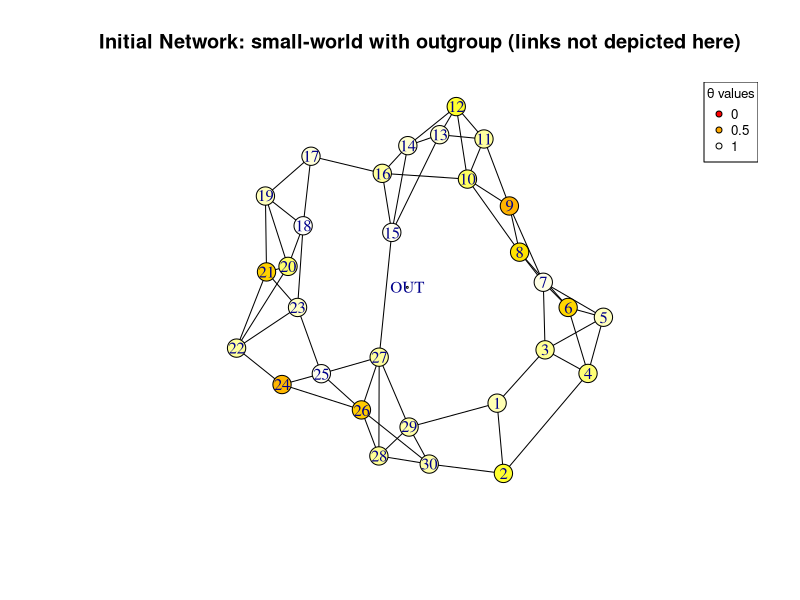
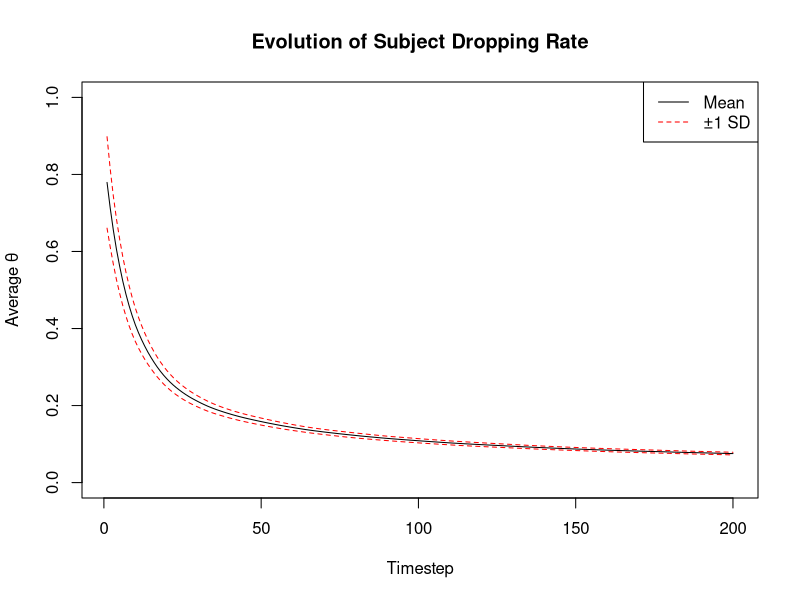
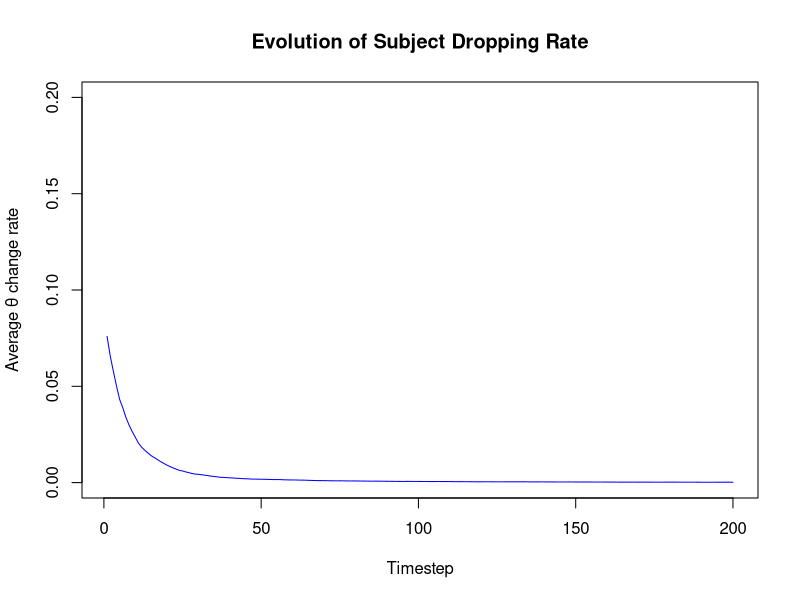
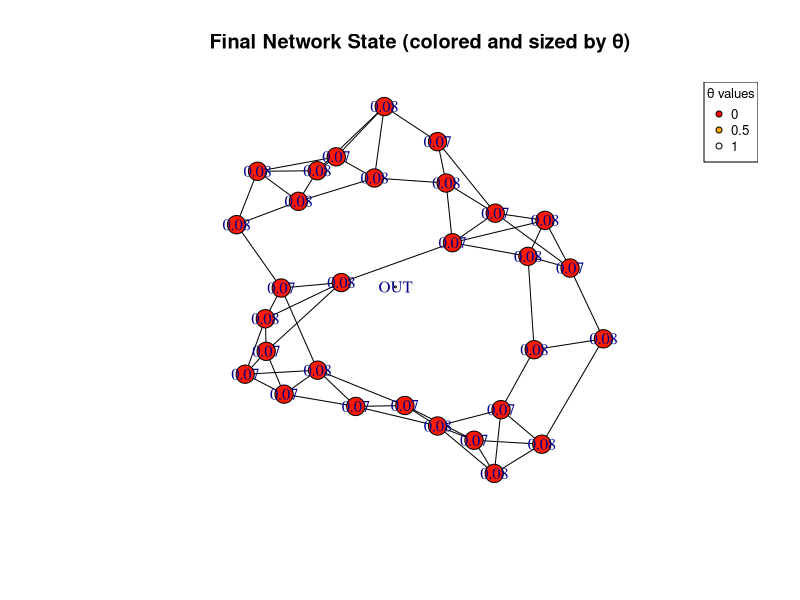
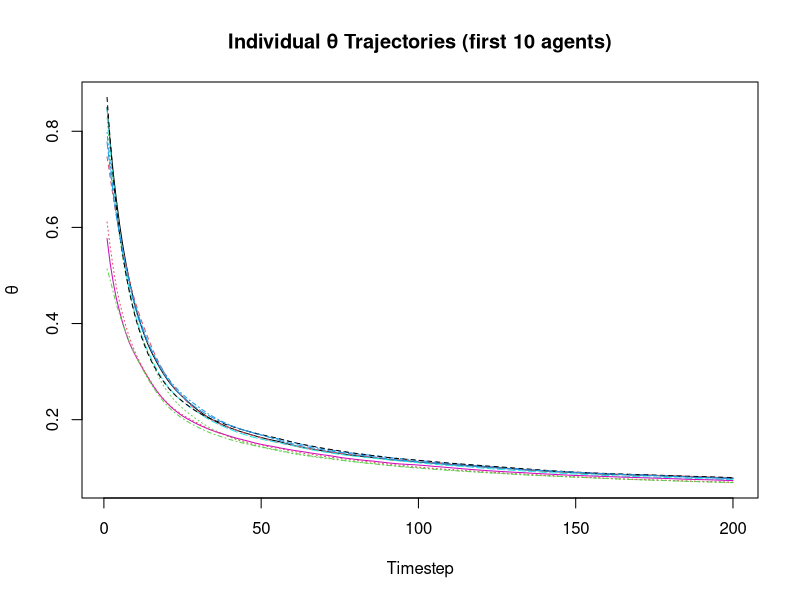

The R source for these figures, in order:
# Packages
library(igraph)

# === PARAMETERS ===
N <- 30  # number of agents
t_max <- 200  # number of timesteps
network_type <- "small-world"  # options: "random", "small-world", "regular", "fully-connected", "data-based"
p_link <- 0.04  # probability of connection (for random/small-world)
include_outgroup <- TRUE  # include outgroup connections
agent_turnover <- FALSE  # implement agent turnover over time
base_interaction_rate <- 5  # average interactions per timestep when weight = 1.0

# === INITIALIZATION ===
set.seed(65328)  # for reproducibility

## Initialize agents with linguistic variables
agent <- data.frame(
  id = 1:N,
  generation = sample(1:3, N, replace = TRUE, prob = c(0.8, 0.15, 0.05)), # 1=1st gen, 2=2nd gen, 3=3rd gen
  init_exp_greek = pmax(0, pmin(1, rnorm(N, mean = 0.4, sd = 0.2))), # exposure to Greek, Gaussian
  init_exp_french = pmax(0, pmin(1, rnorm(N, mean = 0.6, sd = 0.2))), # exposure to French, slightly higher mean of Gaussian
  theta_0 = rep(NA, N),  # initial prior (subject dropping probability)
  theta = rep(NA, N),    # current theta
  n = rep(0, N),         # total interactions
  k = rep(0, N),         # subject drops observed
  v = rep(0, N),          # velocity of change (Δθ/Δt)
  # Dynamic effect modifiers
  generation_learning_modifier = rep(NA, N),    # how generation affects learning
  greek_learning_modifier = rep(NA, N),         # how Greek exposure affects learning
  french_learning_modifier = rep(NA, N),        # how French exposure affects learning
  total_learning_modifier = rep(NA, N)          # combined learning rate modifier
)

## Set initial theta based on generation and Greek exposure
# 1st gen: higher theta (more dropping), 2nd gen: lower, 3rd gen: almost none
gen_effect <- c(0.7, 0.3, 0.1)  # base theta by generation
#Set prior distribution cases
p <- seq(0, 1, by = 0.001)
alpha1 <- 100
beta1 <- 1
prior1 <- dbeta(p, alpha1, beta1)
# Set each agent's theta
for(i in 1:N) {
  # Everyone starts with the same prior distribution
  agent$theta_0[i] <- rbeta(1, alpha1, beta1)
}

## Apply generation effects as post-initialization adjustments
generation_effects <- function(agent_df) {
  # Define how each generation differs in their linguistic behavior
  gen_theta_adjustment <- c(0.0, -0.3, -0.4)    # 1st gen: baseline, newer generations are more affected by French as the language of their childhood environment
  gen_learning_modifier <- c(0.9, 1.1, 1.2)    # 1st gen: slower learning, 3rd gen: faster learning
  
  for(i in 1:nrow(agent_df)) {
    gen <- agent_df$generation[i]
    
    # Adjust initial theta based on generation
    agent_df$theta_0[i] <- pmax(0, pmin(1, agent_df$theta_0[i] + gen_theta_adjustment[gen]))
    
    # Set generation-based learning modifier
    agent_df$generation_learning_modifier[i] <- gen_learning_modifier[gen]
  }
  
  return(agent_df)
}

## Apply Greek exposure effects
greek_exposure_effects <- function(agent_df) {
  for(i in 1:nrow(agent_df)) {
    greek_exp <- agent_df$init_exp_greek[i]
    
    # Greek exposure increases initial theta (more subject dropping)
    greek_theta_effect <- (greek_exp - 0.5) * 0.3  # centered at 0.5, scaled by 0.3
    agent_df$theta_0[i] <- pmax(0, pmin(1, agent_df$theta_0[i] + greek_theta_effect))
    
    # Greek exposure affects learning rate (higher exposure = more sensitive to Greek-like patterns)
    # This could make agents more likely to adopt dropping behavior they observe
    agent_df$greek_learning_modifier[i] <- 1 + (greek_exp * 0.5)  # 1.0 to 1.5 range
  }
  
  return(agent_df)
}

## Apply French exposure effects
french_exposure_effects <- function(agent_df) {
  for(i in 1:nrow(agent_df)) {
    french_exp <- agent_df$init_exp_french[i]
    
    # French exposure decreases initial theta (less subject dropping)
    french_theta_effect <- (french_exp - 0.5) * -0.2  # negative effect, scaled by 0.2
    agent_df$theta_0[i] <- pmax(0, pmin(1, agent_df$theta_0[i] + french_theta_effect))
    
    # French exposure makes agents more resistant to adopting dropping behavior
    # (lower learning rate for pro-dropping evidence)
    agent_df$french_learning_modifier[i] <- 1 - (french_exp * 0.3)  # 0.7 to 1.0 range
  }
  
  return(agent_df)
}

## Apply all effects in sequence
agent <- generation_effects(agent)
agent <- greek_exposure_effects(agent)
agent <- french_exposure_effects(agent)

## Calculate total learning modifier (combination of all effects)
for(i in 1:N) {
  agent$total_learning_modifier[i] <- agent$generation_learning_modifier[i] * 
    agent$greek_learning_modifier[i] * 
    agent$french_learning_modifier[i]
}

## Set current theta to initial theta
agent$theta <- agent$theta_0

## Initialize n(0) and k(0) based on theta(0)
initial_interactions <- 10
for(i in 1:N) {
  agent$n[i] <- initial_interactions
  agent$k[i] <- rbinom(1, initial_interactions, agent$theta[i])
}

# === NETWORK GENERATION ===
generate_network <- function(N, type, p_link = 0.04, include_outgroup = TRUE) {
  if(type == "random") {
    g <- sample_gnp(N, p_link, directed = FALSE)
  } else if(type == "small-world") {
    nei <- max(2, round(N * p_link / 2))  # ensure at least 2 neighbors
    g <- sample_smallworld(1, N, nei, p_link)
  } else if(type == "regular") {
    nei <- max(2, round(N * p_link))
    if(nei %% 2 == 1) nei <- nei - 1  # make even for regular graph
    g <- make_lattice(dimvector = N, periodic = TRUE, directed = FALSE)
  } else if(type == "fully-connected") {
    g <- make_full_graph(N, directed = FALSE)
  } else {
    # Default to small-world
    nei <- max(2, round(N * p_link / 2))
    g <- sample_smallworld(1, N, nei, p_link)
  }
  
  # Add outgroup node if requested
  if(include_outgroup) {
    g <- add_vertices(g, 1)  # add outgroup node
    N_total <- N + 1
    # Connect agents to outgroup
    for(i in 1:N) {
      g <- add_edges(g, c(i, N_total))
      }
    }
  
  return(g)
}

# Generate network
g <- generate_network(N, network_type, p_link, include_outgroup)

# Add edge weights (strength of linguistic influence)
grmin <- 0.1
grmax <- 1
E(g)$weight <- runif(length(E(g)), grmin, grmax)

# If outgroup exists, give it lower weights
if(include_outgroup) {
  frmin <- 0.05
  frmax <- 0.3 #
  outgroup_edges <- incident(g, vcount(g), mode = "all")
  E(g)$weight[outgroup_edges] <- runif(length(outgroup_edges), frmin, frmax)
}

# Visualize initial network without outgroup node
igraph.options(print.id = F)
outgroup_index <- vcount(g)
incident_edges <- incident(g, outgroup_index, mode = "all")
n_colors <- 100  # Number of color gradations
color_palette <- heat.colors(n_colors)

# Map theta values to color indices (clamped between 0 and 1)
theta_clamped <- pmax(0, pmin(1, agent$theta))  # Ensure values are between 0 and 1
color_indices <- round(theta_clamped * (n_colors - 1)) + 1  # Map to color palette indices

V(g)$color <- ifelse(1:vcount(g) <= N, color_palette[color_indices], "black")
V(g)$size <- 3
V(g)[outgroup_index]$color <- "transparent"  # make outgroup node invisible
V(g)$size <- 10  # default size
V(g)[outgroup_index]$size <- 0
incident_edges <- incident(g, outgroup_index)
E(g)$color <- "black"  # default edge color
E(g)[incident_edges]$color <- "transparent"  # make outgroup links invisible

plot(g, 
     vertex.label = ifelse(1:vcount(g) <= N, 1:N, "OUT"),
     vertex.label = NA,
     edge.arrow.size = 0,
     main = paste("Initial Network:", network_type, "with outgroup (links not depicted here)"))

legend("topright", 
       legend = c("0", "0.5", "1"), 
       col = "black",  # border color
       pt.bg = color_palette[c(1, n_colors/2, n_colors)],  # fill color
       pch = 21,  # filled circle with border
       title = "θ values",
       cex = 0.8)

# === SIMULATION FUNCTIONS ===

# Function to perform Bayesian update
bayesian_update <- function(current_theta, k_obs, n_obs, learning_modifier = 1.0, base_learning_rate = 0.1) {
  if(n_obs == 0) return(current_theta)
  
  observation <- k_obs / n_obs
  # Apply the learning modifier to the base learning rate
  adjusted_learning_rate <- base_learning_rate * learning_modifier
  
  # Bayesian update with modified learning rate
  new_theta <- current_theta * (1 - adjusted_learning_rate) + observation * adjusted_learning_rate
  
  # Keep theta in bounds [0, 1]
  return(pmax(0, pmin(1, new_theta)))
}

# Function to simulate one timestep
simulate_timestep <- function(agent_df, graph, h) {
  N_agents <- nrow(agent_df)
  new_agent_df <- agent_df
  
  # Store previous theta for velocity calculation
  prev_theta <- agent_df$theta
  
  # For each agent
  for(i in 1:N_agents) {
    # Reset interaction counters for this timestep
    n_hi <- 0 # try also 0.2 * previous n
    k_hi <- 0
    
    # Get neighbors (excluding outgroup for now)
    neighbors <- neighbors(graph, i)
    neighbors <- neighbors[neighbors <= N_agents]  # exclude outgroup
    
    if(length(neighbors) > 0) {
      # Circle through neighbors and collect their data
      for(j in neighbors) {
        # Get edge weight
        edge_id <- get.edge.ids(graph, c(i, j))
        weight <- E(graph)$weight[edge_id]
        
        # Read neighbor's n and k (weighted by connection strength)
        n_hij <- agent_df$n[j] * weight
        k_hij <- agent_df$k[j] * weight
        
        # Sum into agent i's observations
        n_hi <- n_hi + n_hij
        k_hi <- k_hi + k_hij
      }
      
      # Update theta based on neighbor observations
      if(n_hi > 0) {
        new_agent_df$theta[i] <- bayesian_update(agent_df$theta[i],
            k_hi, n_hi, learning_modifier = agent_df$total_learning_modifier[i])
      }
    }
    
    # Handle outgroup influence if connected
    if(include_outgroup && vcount(graph) > N_agents) {
      outgroup_id <- vcount(graph)
      if(are.connected(graph, i, outgroup_id)) {
        edge_id <- get.edge.ids(graph, c(i, outgroup_id))
        outgroup_weight <- E(graph)$weight[edge_id]
        
        # Outgroup has fixed theta (e.g., diaspora = low dropping)
        outgroup_theta <- 0
        outgroup_n <- 5
        outgroup_k <- outgroup_n * outgroup_theta
        
        # Apply outgroup influence (weighted)
        new_agent_df$theta[i] <- bayesian_update(new_agent_df$theta[i], 
                                                 outgroup_k * outgroup_weight, 
                                                 outgroup_n * outgroup_weight,
                                                 learning_modifier = agent_df$total_learning_modifier[i])
      }
    }
  }
  
  # Generate new interactions for next timestep based on updated theta
  for(i in 1:N_agents) {
    neighbors <- neighbors(graph, i)
    neighbors <- neighbors[neighbors <= N_agents]
    
    if(length(neighbors) > 0) {
      for(j in neighbors) {
        edge_id <- get.edge.ids(graph, c(i, j))
        weight <- E(graph)$weight[edge_id]
        
        # Generate interactions based on current theta and connection weight
        n_interactions <- rpois(1, 5 * weight)  # Poisson-distributed interactions, vary 5
        k_drops <- rbinom(1, n_interactions, new_agent_df$theta[i])
        
        # Update agent j's observations from agent i
        new_agent_df$n[j] <- new_agent_df$n[j] + n_interactions
        new_agent_df$k[j] <- new_agent_df$k[j] + k_drops
      }
    }
  }
  
  # Calculate velocity (change in theta)
  new_agent_df$v <- new_agent_df$theta - prev_theta ### try moving avg?
  
  return(new_agent_df)
}

# === TRACKING VARIABLES ===
totals <- data.frame(
  timestep = 1:t_max,
  k_total = rep(NA, t_max),
  theta_avg = rep(NA, t_max),
  theta_sd = rep(NA, t_max),
  v_avg = rep(NA, t_max),
  clustering = rep(NA, t_max)
)

# Store agent history for analysis
agent_history <- array(NA, dim = c(N, t_max, 4))  # agents x time x variables (theta, k, n, v)

# === MAIN SIMULATION LOOP ===
cat("Running simulation for", t_max, "timesteps...\n")

for(h in 1:t_max) {
  # Simulate one timestep
  agent <- simulate_timestep(agent, g, h)
  
  # Calculate totals
  totals$k_total[h] <- sum(agent$k)
  totals$theta_avg[h] <- mean(agent$theta)
  totals$theta_sd[h] <- sd(agent$theta)
  totals$v_avg[h] <- mean(abs(agent$v))
  totals$clustering[h] <- transitivity(g, type = "global")
  
  # Store agent states
  agent_history[, h, 1] <- agent$theta
  agent_history[, h, 2] <- agent$k
  agent_history[, h, 3] <- agent$n
  agent_history[, h, 4] <- agent$v
  
  # Optional: Print progress
  if(h %% 20 == 0) cat("Completed timestep", h, "\n")
}

# === ANALYSIS ===
cat("\n=== SIMULATION RESULTS ===\n")

# Final vs initial theta
cat("Correlation θ(final) ~ θ(0):", cor(agent$theta, agent$theta_0), "\n")

# Generation effects
for(gen in 1:3) {
  gen_agents <- agent$generation == gen
  cat("Generation", gen, "- Final θ mean:", mean(agent$theta[gen_agents]), "\n")
}

# Function to analyze generation effects
analyze_generation_effects <- function(gen_probs, scenario_name) {
  test_generation <- sample(1:3, 1000, replace = TRUE, prob = gen_probs) # Simulate with given probabilities
  # Calculate expected initial theta
  gen_effects <- c(0.0, -0.3, -0.4)  # as defined in your model
  expected_theta_adjustment <- sum(gen_probs * gen_effects)
  # Calculate expected learning rate
  gen_learning <- c(0.9, 1.1, 1.2)
  expected_learning_rate <- sum(gen_probs * gen_learning)
  
  cat("=== SCENARIO:", scenario_name, "===\n")
  cat("Generation distribution:", paste0(gen_probs * 100, "%"), "\n")
  cat("Expected theta adjustment:", round(expected_theta_adjustment, 3), "\n")
  cat("Expected learning rate:", round(expected_learning_rate, 3), "\n")
  cat("Interpretation: ")
  
  if(expected_theta_adjustment > 0.05) {
    cat("Community will start with higher dropping rates (heritage language maintenance)\n")
  } else if(expected_theta_adjustment < -0.05) {
    cat("Community will start with lower dropping rates (language shift toward host language)\n")
  } else {
    cat("Community will start with moderate dropping rates (balanced)\n")
  }
  
  if(expected_learning_rate > 1.05) {
    cat("Community will change quickly (young, flexible speakers)\n")
  } else if(expected_learning_rate < 0.95) {
    cat("Community will change slowly (older, more fixed speakers)\n")
  } else {
    cat("Community will change at moderate pace\n")
  }
  cat("\n")
}

analyze_generation_effects(c(0.8, 0.15, 0.05), "Greek communities in France")

# Greek exposure effects
cat("Correlation θ(final) ~ initial Greek exposure:", cor(agent$theta, agent$init_exp_greek), "\n")

analyze_greek_exposure_effects <- function(greek_mean = 0.4, greek_sd = 0.2, scenario_name = "") {
  # Simulate Greek exposure distribution
  n_sim <- 10000
  greek_exp_sim <- pmax(0, pmin(1, rnorm(n_sim, mean = greek_mean, sd = greek_sd)))
  
  # Calculate effects based on your model parameters
  # Greek theta effect: (greek_exp - 0.5) * 0.3
  greek_theta_effects <- (greek_exp_sim - 0.5) * 0.3
  
  # Greek learning modifier: 1 + (greek_exp * 0.5) [range 1.0 to 1.5]
  greek_learning_modifiers <- 1 + (greek_exp_sim * 0.5)
  
  cat("=== GREEK EXPOSURE ANALYSIS", ifelse(scenario_name != "", paste(":", scenario_name), ""), "===\n")
  cat("Distribution parameters: mean =", greek_mean, ", sd =", greek_sd, "\n")
  cat("Actual exposure range:", round(min(greek_exp_sim), 3), "to", round(max(greek_exp_sim), 3), "\n")
  cat("Mean exposure:", round(mean(greek_exp_sim), 3), "\n\n")
  
  cat("THETA EFFECTS (initial subject dropping probability):\n")
  cat("  Theta adjustment range:", round(min(greek_theta_effects), 3), "to", round(max(greek_theta_effects), 3), "\n")
  cat("  Mean theta adjustment:", round(mean(greek_theta_effects), 3), "\n")
  cat("  Agents with positive theta effect (> baseline):", round(sum(greek_theta_effects > 0) / length(greek_theta_effects) * 100, 1), "%\n")
  
  cat("\nLEARNING RATE EFFECTS:\n")
  cat("  Learning modifier range:", round(min(greek_learning_modifiers), 3), "to", round(max(greek_learning_modifiers), 3), "\n")
  cat("  Mean learning modifier:", round(mean(greek_learning_modifiers), 3), "\n")
  cat("  Agents with enhanced learning (> 1.0):", round(sum(greek_learning_modifiers > 1.0) / length(greek_learning_modifiers) * 100, 1), "%\n")
  
  cat("\nINTERPRETATION:\n")
  if(mean(greek_theta_effects) > 0.05) {
    cat("  - Community will start with HIGHER subject dropping (Greek heritage maintenance)\n")
  } else if(mean(greek_theta_effects) < -0.05) {
    cat("  - Community will start with LOWER subject dropping (Greek attrition)\n")
  } else {
    cat("  - Community will start with MODERATE subject dropping (balanced Greek influence)\n")
  }
  
  if(mean(greek_learning_modifiers) > 1.1) {
    cat("  - Community will be HIGHLY responsive to pro-dropping evidence\n")
  } else if(mean(greek_learning_modifiers) > 1.05) {
    cat("  - Community will be MODERATELY responsive to pro-dropping evidence\n")
  } else {
    cat("  - Community will have STANDARD responsiveness to pro-dropping evidence\n")
  }
  cat("\n")
}

# Function to analyze French exposure effects
cat("Correlation θ(final) ~ initial French exposure:", cor(agent$theta, agent$init_exp_french), "\n")

analyze_french_exposure_effects <- function(french_mean = 0.6, french_sd = 0.2, scenario_name = "") {
  # Simulate French exposure distribution
  n_sim <- 10000
  french_exp_sim <- pmax(0, pmin(1, rnorm(n_sim, mean = french_mean, sd = french_sd)))
  
  # Calculate effects based on your model parameters
  # French theta effect: (french_exp - 0.5) * -0.2
  french_theta_effects <- (french_exp_sim - 0.5) * -0.2
  
  # French learning modifier: 1 - (french_exp * 0.3) [range 0.7 to 1.0]
  french_learning_modifiers <- 1 - (french_exp_sim * 0.3)
  
  cat("=== FRENCH EXPOSURE ANALYSIS", ifelse(scenario_name != "", paste(":", scenario_name), ""), "===\n")
  cat("Distribution parameters: mean =", french_mean, ", sd =", french_sd, "\n")
  cat("Actual exposure range:", round(min(french_exp_sim), 3), "to", round(max(french_exp_sim), 3), "\n")
  cat("Mean exposure:", round(mean(french_exp_sim), 3), "\n\n")
  
  cat("THETA EFFECTS (initial subject dropping probability):\n")
  cat("  Theta adjustment range:", round(min(french_theta_effects), 3), "to", round(max(french_theta_effects), 3), "\n")
  cat("  Mean theta adjustment:", round(mean(french_theta_effects), 3), "\n")
  cat("  Agents with negative theta effect (< baseline):", round(sum(french_theta_effects < 0) / length(french_theta_effects) * 100, 1), "%\n")
  
  cat("\nLEARNING RATE EFFECTS:\n")
  cat("  Learning modifier range:", round(min(french_learning_modifiers), 3), "to", round(max(french_learning_modifiers), 3), "\n")
  cat("  Mean learning modifier:", round(mean(french_learning_modifiers), 3), "\n")
  cat("  Agents with reduced learning (< 1.0):", round(sum(french_learning_modifiers < 1.0) / length(french_learning_modifiers) * 100, 1), "%\n")
  
  cat("\nINTERPRETATION:\n")
  if(mean(french_theta_effects) < -0.05) {
    cat("  - Community will start with LOWER subject dropping (French influence dominant)\n")
  } else if(mean(french_theta_effects) > -0.02) {
    cat("  - Community will start with MODERATE subject dropping (weak French influence)\n")
  } else {
    cat("  - Community will start with MODERATE-LOW subject dropping (moderate French influence)\n")
  }
  
  if(mean(french_learning_modifiers) < 0.85) {
    cat("  - Community will be HIGHLY resistant to pro-dropping evidence\n")
  } else if(mean(french_learning_modifiers) < 0.95) {
    cat("  - Community will be MODERATELY resistant to pro-dropping evidence\n")
  } else {
    cat("  - Community will have STANDARD resistance to pro-dropping evidence\n")
  }
  cat("\n")
}

# Function to analyze combined Greek and French effects
analyze_combined_exposure_effects <- function(greek_mean = 0.4, greek_sd = 0.2, 
                                              french_mean = 0.6, french_sd = 0.2,
                                              correlation = 0, scenario_name = "") {
  n_sim <- 10000
  
  # Generate correlated exposures if specified
  if(correlation != 0) {
    library(MASS)
    sigma <- matrix(c(greek_sd^2, correlation * greek_sd * french_sd,
                      correlation * greek_sd * french_sd, french_sd^2), 2, 2)
    exposures <- mvrnorm(n_sim, mu = c(greek_mean, french_mean), Sigma = sigma)
    greek_exp_sim <- pmax(0, pmin(1, exposures[,1]))
    french_exp_sim <- pmax(0, pmin(1, exposures[,2]))
  } else {
    greek_exp_sim <- pmax(0, pmin(1, rnorm(n_sim, mean = greek_mean, sd = greek_sd)))
    french_exp_sim <- pmax(0, pmin(1, rnorm(n_sim, mean = french_mean, sd = french_sd)))
  }
  
  # Calculate combined effects
  greek_theta_effects <- (greek_exp_sim - 0.5) * 0.3
  french_theta_effects <- (french_exp_sim - 0.5) * -0.2
  combined_theta_effects <- greek_theta_effects + french_theta_effects
  
  greek_learning_modifiers <- 1 + (greek_exp_sim * 0.5)
  french_learning_modifiers <- 1 - (french_exp_sim * 0.3)
  combined_learning_modifiers <- greek_learning_modifiers * french_learning_modifiers
  
  cat("=== COMBINED EXPOSURE ANALYSIS", ifelse(scenario_name != "", paste(":", scenario_name), ""), "===\n")
  cat("Greek: mean =", greek_mean, ", sd =", greek_sd, "\n")
  cat("French: mean =", french_mean, ", sd =", french_sd, "\n")
  if(correlation != 0) cat("Correlation between exposures:", correlation, "\n")
  cat("\nCOMBINED THETA EFFECTS:\n")
  cat("  Combined adjustment range:", round(min(combined_theta_effects), 3), "to", round(max(combined_theta_effects), 3), "\n")
  cat("  Mean combined adjustment:", round(mean(combined_theta_effects), 3), "\n")
  cat("  Net effect direction:", ifelse(mean(combined_theta_effects) > 0, "PRO-DROPPING (Greek wins)", "ANTI-DROPPING (French wins)"), "\n")
  
  cat("\nCOMBINED LEARNING EFFECTS:\n")
  cat("  Combined modifier range:", round(min(combined_learning_modifiers), 3), "to", round(max(combined_learning_modifiers), 3), "\n")
  cat("  Mean combined modifier:", round(mean(combined_learning_modifiers), 3), "\n")
  
  cat("\nCONFLICT ANALYSIS:\n")
  greek_dominates <- (greek_theta_effects > 0) & (abs(greek_theta_effects) > abs(french_theta_effects))
  french_dominates <- (french_theta_effects < 0) & (abs(french_theta_effects) > abs(greek_theta_effects))
  balanced_conflict <- (!greek_dominates) & (!french_dominates)
  
  cat("  Agents where Greek dominates:", round(sum(greek_dominates) / length(greek_dominates) * 100, 1), "%\n")
  cat("  Agents where French dominates:", round(sum(french_dominates) / length(french_dominates) * 100, 1), "%\n")
  cat("  Agents with balanced/conflicting influences:", round(sum(balanced_conflict) / length(balanced_conflict) * 100, 1), "%\n")
  cat("\n")
}

# === SCENARIO TESTING FUNCTION ===
test_exposure_scenarios <- function() {
  cat("==================================================================\n")
  cat("                    EXPOSURE SCENARIOS ANALYSIS                   \n")
  cat("==================================================================\n\n")
  
  # Current scenario (your parameters)
  analyze_greek_exposure_effects(0.4, 0.2, "Current Model")
  analyze_french_exposure_effects(0.6, 0.2, "Current Model")
  analyze_combined_exposure_effects(0.4, 0.2, 0.6, 0.2, 0, "Current Model")
  
  cat("------------------------------------------------------------------\n\n")
  
  # Low French proficiency community
  analyze_greek_exposure_effects(0.6, 0.15, "High Greek Heritage")
  analyze_french_exposure_effects(0.3, 0.15, "Low French Integration")
  analyze_combined_exposure_effects(0.6, 0.15, 0.3, 0.15, 0, "Heritage-Dominant Community")
  
  cat("------------------------------------------------------------------\n\n")
  
  # Highly integrated community
  analyze_greek_exposure_effects(0.2, 0.15, "Low Greek Maintenance")
  analyze_french_exposure_effects(0.8, 0.1, "High French Integration")
  analyze_combined_exposure_effects(0.2, 0.15, 0.8, 0.1, 0, "Highly Integrated Community")
  
  cat("------------------------------------------------------------------\n\n")
  
  # Balanced bilingual community
  analyze_combined_exposure_effects(0.5, 0.2, 0.5, 0.2, -0.3, "Balanced Bilingual (Negative Correlation)")
}

# === PARAMETER SENSITIVITY ANALYSIS ===
sensitivity_analysis <- function() {
  cat("=== PARAMETER SENSITIVITY ANALYSIS ===\n\n")
  
  # Test different Greek effect magnitudes
  cat("Testing Greek theta effect magnitude (currently 0.3):\n")
  for(magnitude in c(0.1, 0.2, 0.3, 0.4, 0.5)) {
    greek_effects <- (0.4 - 0.5) * magnitude  # using mean Greek exposure
    cat("  Magnitude", magnitude, "-> Mean theta effect:", round(greek_effects, 3), "\n")
  }
  
  cat("\nTesting French theta effect magnitude (currently -0.2):\n")
  for(magnitude in c(-0.1, -0.15, -0.2, -0.25, -0.3)) {
    french_effects <- (0.6 - 0.5) * magnitude  # using mean French exposure
    cat("  Magnitude", magnitude, "-> Mean theta effect:", round(french_effects, 3), "\n")
  }
  cat("\n")
}

# Run all analyses
cat("RUNNING EXPOSURE EFFECTS ANALYSIS...\n\n")
test_exposure_scenarios()
sensitivity_analysis()


# Network effects
cat("Final average θ:", mean(agent$theta), "\n")
cat("Network clustering coefficient:", transitivity(g, type = "global"), "\n")
cat("Network density:", edge_density(g), "\n")

# === VISUALIZATIONS ===
# Plot theta evolution over time
plot(1:t_max, totals$theta_avg, type = "l", 
     xlab = "Timestep", ylab = "Average θ", 
     main = "Evolution of Subject Dropping Rate",
     ylim = c(0, 1))
lines(1:t_max, totals$theta_avg + totals$theta_sd, lty = 2, col = "red")
lines(1:t_max, totals$theta_avg - totals$theta_sd, lty = 2, col = "red")
legend("topright", c("Mean", "±1 SD"), lty = c(1, 2), col = c("black", "red"))

plot(1:t_max, totals$v_avg, type = "l", col = "blue",
     xlab = "Timestep", ylab = "Average θ change rate", 
     main = "Evolution of Subject Dropping Rate",
     ylim = c(0, 0.2))

# Final network state
igraph.options(print.id = F)
outgroup_index <- vcount(g)
incident_edges <- incident(g, outgroup_index, mode = "all")
theta_clamped <- pmax(0, pmin(1, agent$theta))  # Ensure values are between 0 and 1
color_indices <- round(theta_clamped * (n_colors - 1)) + 1  # Map to color palette indices

V(g)$color <- ifelse(1:vcount(g) <= N, color_palette[color_indices], "black")
V(g)$size <- 3
V(g)[outgroup_index]$color <- "transparent"  # make outgroup node invisible
V(g)$size <- 10  # default size
V(g)[outgroup_index]$size <- 0
incident_edges <- incident(g, outgroup_index)
E(g)$color <- "black"  # default edge color
E(g)[incident_edges]$color <- "transparent"  # make outgroup links invisible

plot(g, 
     #vertex.size = ifelse(1:vcount(g) <= N, 5 + agent$theta * 10, 12),
     vertex.label = ifelse(1:vcount(g) <= N, round(agent$theta, 2), "OUT"),
     edge.arrow.size = 0,
     main = "Final Network State (colored and sized by θ)")

legend("topright", 
       legend = c("0", "0.5", "1"), 
       col = "black",  # border color
       pt.bg = color_palette[c(1, n_colors/2, n_colors)],  # fill color
       pch = 21,  # filled circle with border
       title = "θ values",
       cex = 0.8)

# Individual trajectories
matplot(t(agent_history[1:min(10, N), , 1]), type = "l", 
        xlab = "Timestep", ylab = "θ", 
        main = "Individual θ Trajectories (first 10 agents)")

cat("\n=== Key Variables Saved ===")
cat("\n- agent: final agent states")
cat("\n- totals: time series data") 
cat("\n- agent_history: full trajectory data")
cat("\n- g: network object")
